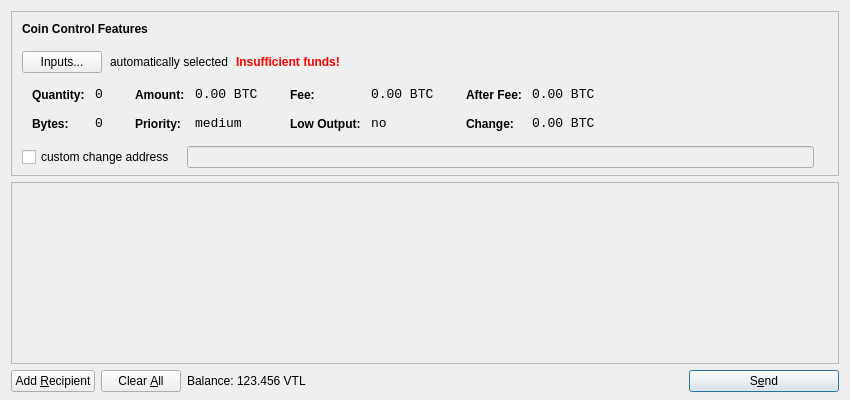
<?xml version="1.0" encoding="UTF-8"?>
<ui version="4.0">
 <class>SendCoinsDialog</class>
 <widget class="QDialog" name="SendCoinsDialog">
  <property name="geometry">
   <rect>
    <x>0</x>
    <y>0</y>
    <width>850</width>
    <height>400</height>
   </rect>
  </property>
  <property name="windowTitle">
   <string>Send Coins</string>
  </property>
  <layout class="QVBoxLayout" name="verticalLayout" stretch="0,1,0">
   <property name="bottomMargin">
    <number>8</number>
   </property>
   <item>
    <widget class="QFrame" name="frameCoinControl">
     <property name="sizePolicy">
      <sizepolicy hsizetype="Expanding" vsizetype="Expanding">
       <horstretch>0</horstretch>
       <verstretch>0</verstretch>
      </sizepolicy>
     </property>
     <property name="maximumSize">
      <size>
       <width>16777215</width>
       <height>16777215</height>
      </size>
     </property>
     <property name="frameShape">
      <enum>QFrame::StyledPanel</enum>
     </property>
     <property name="frameShadow">
      <enum>QFrame::Sunken</enum>
     </property>
     <layout class="QVBoxLayout" name="verticalLayoutCoinControl2">
      <property name="spacing">
       <number>-1</number>
      </property>
      <property name="leftMargin">
       <number>0</number>
      </property>
      <property name="topMargin">
       <number>0</number>
      </property>
      <property name="rightMargin">
       <number>0</number>
      </property>
      <property name="bottomMargin">
       <number>6</number>
      </property>
      <item>
       <layout class="QVBoxLayout" name="verticalLayoutCoinControl" stretch="0,0,0,0,1">
        <property name="spacing">
         <number>0</number>
        </property>
        <property name="leftMargin">
         <number>10</number>
        </property>
        <property name="topMargin">
         <number>10</number>
        </property>
        <item>
         <layout class="QHBoxLayout" name="horizontalLayoutCoinControl1">
          <property name="bottomMargin">
           <number>15</number>
          </property>
          <item>
           <widget class="QLabel" name="labelCoinControlFeatures">
            <property name="sizePolicy">
             <sizepolicy hsizetype="Preferred" vsizetype="Maximum">
              <horstretch>0</horstretch>
              <verstretch>0</verstretch>
             </sizepolicy>
            </property>
            <property name="font">
             <font>
              <weight>75</weight>
              <bold>true</bold>
             </font>
            </property>
            <property name="styleSheet">
             <string notr="true">font-weight:bold;</string>
            </property>
            <property name="text">
             <string>Coin Control Features</string>
            </property>
           </widget>
          </item>
         </layout>
        </item>
        <item>
         <layout class="QHBoxLayout" name="horizontalLayoutCoinControl2" stretch="0,0,0,0">
          <property name="spacing">
           <number>8</number>
          </property>
          <property name="bottomMargin">
           <number>10</number>
          </property>
          <item>
           <widget class="QPushButton" name="pushButtonCoinControl">
            <property name="styleSheet">
             <string notr="true"/>
            </property>
            <property name="text">
             <string>Inputs...</string>
            </property>
           </widget>
          </item>
          <item>
           <widget class="QLabel" name="labelCoinControlAutomaticallySelected">
            <property name="text">
             <string>automatically selected</string>
            </property>
            <property name="margin">
             <number>5</number>
            </property>
           </widget>
          </item>
          <item>
           <widget class="QLabel" name="labelCoinControlInsuffFunds">
            <property name="font">
             <font>
              <weight>75</weight>
              <bold>true</bold>
             </font>
            </property>
            <property name="styleSheet">
             <string notr="true">color:red;font-weight:bold;</string>
            </property>
            <property name="text">
             <string>Insufficient funds!</string>
            </property>
            <property name="margin">
             <number>5</number>
            </property>
           </widget>
          </item>
          <item>
           <spacer name="horizontalSpacerCoinControl">
            <property name="orientation">
             <enum>Qt::Horizontal</enum>
            </property>
            <property name="sizeHint" stdset="0">
             <size>
              <width>40</width>
              <height>1</height>
             </size>
            </property>
           </spacer>
          </item>
         </layout>
        </item>
        <item>
         <widget class="QWidget" name="widgetCoinControl" native="true">
          <property name="sizePolicy">
           <sizepolicy hsizetype="Preferred" vsizetype="Preferred">
            <horstretch>0</horstretch>
            <verstretch>0</verstretch>
           </sizepolicy>
          </property>
          <property name="minimumSize">
           <size>
            <width>0</width>
            <height>0</height>
           </size>
          </property>
          <property name="styleSheet">
           <string notr="true"/>
          </property>
          <layout class="QHBoxLayout" name="horizontalLayoutCoinControl5">
           <property name="margin">
            <number>0</number>
           </property>
           <item>
            <layout class="QHBoxLayout" name="horizontalLayoutCoinControl3" stretch="0,0,0,1">
             <property name="spacing">
              <number>20</number>
             </property>
             <property name="topMargin">
              <number>0</number>
             </property>
             <property name="bottomMargin">
              <number>10</number>
             </property>
             <item>
              <layout class="QFormLayout" name="formLayoutCoinControl1">
               <property name="horizontalSpacing">
                <number>10</number>
               </property>
               <property name="verticalSpacing">
                <number>14</number>
               </property>
               <property name="leftMargin">
                <number>10</number>
               </property>
               <property name="topMargin">
                <number>4</number>
               </property>
               <property name="rightMargin">
                <number>6</number>
               </property>
               <item row="0" column="0">
                <widget class="QLabel" name="labelCoinControlQuantityText">
                 <property name="styleSheet">
                  <string notr="true">font-weight:bold;</string>
                 </property>
                 <property name="text">
                  <string>Quantity:</string>
                 </property>
                 <property name="margin">
                  <number>0</number>
                 </property>
                </widget>
               </item>
               <item row="0" column="1">
                <widget class="QLabel" name="labelCoinControlQuantity">
                 <property name="font">
                  <font>
                   <family>Monospace</family>
                   <pointsize>10</pointsize>
                  </font>
                 </property>
                 <property name="cursor">
                  <cursorShape>IBeamCursor</cursorShape>
                 </property>
                 <property name="contextMenuPolicy">
                  <enum>Qt::ActionsContextMenu</enum>
                 </property>
                 <property name="text">
                  <string notr="true">0</string>
                 </property>
                 <property name="margin">
                  <number>0</number>
                 </property>
                 <property name="textInteractionFlags">
                  <set>Qt::LinksAccessibleByMouse|Qt::TextSelectableByKeyboard|Qt::TextSelectableByMouse</set>
                 </property>
                </widget>
               </item>
               <item row="1" column="0">
                <widget class="QLabel" name="labelCoinControlBytesText">
                 <property name="styleSheet">
                  <string notr="true">font-weight:bold;</string>
                 </property>
                 <property name="text">
                  <string>Bytes:</string>
                 </property>
                </widget>
               </item>
               <item row="1" column="1">
                <widget class="QLabel" name="labelCoinControlBytes">
                 <property name="font">
                  <font>
                   <family>Monospace</family>
                   <pointsize>10</pointsize>
                  </font>
                 </property>
                 <property name="cursor">
                  <cursorShape>IBeamCursor</cursorShape>
                 </property>
                 <property name="contextMenuPolicy">
                  <enum>Qt::ActionsContextMenu</enum>
                 </property>
                 <property name="text">
                  <string notr="true">0</string>
                 </property>
                 <property name="textInteractionFlags">
                  <set>Qt::LinksAccessibleByMouse|Qt::TextSelectableByKeyboard|Qt::TextSelectableByMouse</set>
                 </property>
                </widget>
               </item>
              </layout>
             </item>
             <item>
              <layout class="QFormLayout" name="formLayoutCoinControl2">
               <property name="horizontalSpacing">
                <number>10</number>
               </property>
               <property name="verticalSpacing">
                <number>14</number>
               </property>
               <property name="leftMargin">
                <number>6</number>
               </property>
               <property name="topMargin">
                <number>4</number>
               </property>
               <property name="rightMargin">
                <number>6</number>
               </property>
               <item row="0" column="0">
                <widget class="QLabel" name="labelCoinControlAmountText">
                 <property name="styleSheet">
                  <string notr="true">font-weight:bold;</string>
                 </property>
                 <property name="text">
                  <string>Amount:</string>
                 </property>
                 <property name="margin">
                  <number>0</number>
                 </property>
                </widget>
               </item>
               <item row="0" column="1">
                <widget class="QLabel" name="labelCoinControlAmount">
                 <property name="font">
                  <font>
                   <family>Monospace</family>
                   <pointsize>10</pointsize>
                  </font>
                 </property>
                 <property name="cursor">
                  <cursorShape>IBeamCursor</cursorShape>
                 </property>
                 <property name="contextMenuPolicy">
                  <enum>Qt::ActionsContextMenu</enum>
                 </property>
                 <property name="text">
                  <string notr="true">0.00 BTC</string>
                 </property>
                 <property name="textInteractionFlags">
                  <set>Qt::LinksAccessibleByMouse|Qt::TextSelectableByKeyboard|Qt::TextSelectableByMouse</set>
                 </property>
                </widget>
               </item>
               <item row="1" column="0">
                <widget class="QLabel" name="labelCoinControlPriorityText">
                 <property name="styleSheet">
                  <string notr="true">font-weight:bold;</string>
                 </property>
                 <property name="text">
                  <string>Priority:</string>
                 </property>
                </widget>
               </item>
               <item row="1" column="1">
                <widget class="QLabel" name="labelCoinControlPriority">
                 <property name="font">
                  <font>
                   <family>Monospace</family>
                   <pointsize>10</pointsize>
                  </font>
                 </property>
                 <property name="cursor">
                  <cursorShape>IBeamCursor</cursorShape>
                 </property>
                 <property name="contextMenuPolicy">
                  <enum>Qt::ActionsContextMenu</enum>
                 </property>
                 <property name="text">
                  <string>medium</string>
                 </property>
                 <property name="textInteractionFlags">
                  <set>Qt::LinksAccessibleByMouse|Qt::TextSelectableByKeyboard|Qt::TextSelectableByMouse</set>
                 </property>
                </widget>
               </item>
              </layout>
             </item>
             <item>
              <layout class="QFormLayout" name="formLayoutCoinControl3">
               <property name="horizontalSpacing">
                <number>10</number>
               </property>
               <property name="verticalSpacing">
                <number>14</number>
               </property>
               <property name="leftMargin">
                <number>6</number>
               </property>
               <property name="topMargin">
                <number>4</number>
               </property>
               <property name="rightMargin">
                <number>6</number>
               </property>
               <item row="0" column="0">
                <widget class="QLabel" name="labelCoinControlFeeText">
                 <property name="styleSheet">
                  <string notr="true">font-weight:bold;</string>
                 </property>
                 <property name="text">
                  <string>Fee:</string>
                 </property>
                 <property name="margin">
                  <number>0</number>
                 </property>
                </widget>
               </item>
               <item row="0" column="1">
                <widget class="QLabel" name="labelCoinControlFee">
                 <property name="font">
                  <font>
                   <family>Monospace</family>
                   <pointsize>10</pointsize>
                  </font>
                 </property>
                 <property name="cursor">
                  <cursorShape>IBeamCursor</cursorShape>
                 </property>
                 <property name="contextMenuPolicy">
                  <enum>Qt::ActionsContextMenu</enum>
                 </property>
                 <property name="text">
                  <string notr="true">0.00 BTC</string>
                 </property>
                 <property name="textInteractionFlags">
                  <set>Qt::LinksAccessibleByMouse|Qt::TextSelectableByKeyboard|Qt::TextSelectableByMouse</set>
                 </property>
                </widget>
               </item>
               <item row="1" column="0">
                <widget class="QLabel" name="labelCoinControlLowOutputText">
                 <property name="styleSheet">
                  <string notr="true">font-weight:bold;</string>
                 </property>
                 <property name="text">
                  <string>Low Output:</string>
                 </property>
                </widget>
               </item>
               <item row="1" column="1">
                <widget class="QLabel" name="labelCoinControlLowOutput">
                 <property name="font">
                  <font>
                   <family>Monospace</family>
                   <pointsize>10</pointsize>
                  </font>
                 </property>
                 <property name="cursor">
                  <cursorShape>IBeamCursor</cursorShape>
                 </property>
                 <property name="contextMenuPolicy">
                  <enum>Qt::ActionsContextMenu</enum>
                 </property>
                 <property name="text">
                  <string>no</string>
                 </property>
                 <property name="textInteractionFlags">
                  <set>Qt::LinksAccessibleByMouse|Qt::TextSelectableByKeyboard|Qt::TextSelectableByMouse</set>
                 </property>
                </widget>
               </item>
              </layout>
             </item>
             <item>
              <layout class="QFormLayout" name="formLayoutCoinControl4">
               <property name="horizontalSpacing">
                <number>10</number>
               </property>
               <property name="verticalSpacing">
                <number>14</number>
               </property>
               <property name="leftMargin">
                <number>6</number>
               </property>
               <property name="topMargin">
                <number>4</number>
               </property>
               <property name="rightMargin">
                <number>6</number>
               </property>
               <item row="0" column="0">
                <widget class="QLabel" name="labelCoinControlAfterFeeText">
                 <property name="styleSheet">
                  <string notr="true">font-weight:bold;</string>
                 </property>
                 <property name="text">
                  <string>After Fee:</string>
                 </property>
                 <property name="margin">
                  <number>0</number>
                 </property>
                </widget>
               </item>
               <item row="0" column="1">
                <widget class="QLabel" name="labelCoinControlAfterFee">
                 <property name="font">
                  <font>
                   <family>Monospace</family>
                   <pointsize>10</pointsize>
                  </font>
                 </property>
                 <property name="cursor">
                  <cursorShape>IBeamCursor</cursorShape>
                 </property>
                 <property name="contextMenuPolicy">
                  <enum>Qt::ActionsContextMenu</enum>
                 </property>
                 <property name="text">
                  <string notr="true">0.00 BTC</string>
                 </property>
                 <property name="textInteractionFlags">
                  <set>Qt::LinksAccessibleByMouse|Qt::TextSelectableByKeyboard|Qt::TextSelectableByMouse</set>
                 </property>
                </widget>
               </item>
               <item row="1" column="0">
                <widget class="QLabel" name="labelCoinControlChangeText">
                 <property name="styleSheet">
                  <string notr="true">font-weight:bold;</string>
                 </property>
                 <property name="text">
                  <string>Change:</string>
                 </property>
                </widget>
               </item>
               <item row="1" column="1">
                <widget class="QLabel" name="labelCoinControlChange">
                 <property name="font">
                  <font>
                   <family>Monospace</family>
                   <pointsize>10</pointsize>
                  </font>
                 </property>
                 <property name="cursor">
                  <cursorShape>IBeamCursor</cursorShape>
                 </property>
                 <property name="contextMenuPolicy">
                  <enum>Qt::ActionsContextMenu</enum>
                 </property>
                 <property name="text">
                  <string notr="true">0.00 BTC</string>
                 </property>
                 <property name="textInteractionFlags">
                  <set>Qt::LinksAccessibleByMouse|Qt::TextSelectableByKeyboard|Qt::TextSelectableByMouse</set>
                 </property>
                </widget>
               </item>
              </layout>
             </item>
            </layout>
           </item>
          </layout>
         </widget>
        </item>
        <item>
         <layout class="QHBoxLayout" name="horizontalLayoutCoinControl4" stretch="0,0,0">
          <property name="spacing">
           <number>12</number>
          </property>
          <property name="sizeConstraint">
           <enum>QLayout::SetDefaultConstraint</enum>
          </property>
          <property name="topMargin">
           <number>5</number>
          </property>
          <property name="rightMargin">
           <number>5</number>
          </property>
          <item>
           <widget class="QCheckBox" name="checkBoxCoinControlChange">
            <property name="text">
             <string>custom change address</string>
            </property>
           </widget>
          </item>
          <item>
           <widget class="QLineEdit" name="lineEditCoinControlChange">
            <property name="enabled">
             <bool>false</bool>
            </property>
            <property name="sizePolicy">
             <sizepolicy hsizetype="Expanding" vsizetype="Fixed">
              <horstretch>0</horstretch>
              <verstretch>0</verstretch>
             </sizepolicy>
            </property>
           </widget>
          </item>
          <item>
           <widget class="QLabel" name="labelCoinControlChangeLabel">
            <property name="sizePolicy">
             <sizepolicy hsizetype="Preferred" vsizetype="Expanding">
              <horstretch>0</horstretch>
              <verstretch>0</verstretch>
             </sizepolicy>
            </property>
            <property name="minimumSize">
             <size>
              <width>0</width>
              <height>0</height>
             </size>
            </property>
            <property name="text">
             <string/>
            </property>
            <property name="margin">
             <number>3</number>
            </property>
           </widget>
          </item>
         </layout>
        </item>
        <item>
         <spacer name="verticalSpacerCoinControl">
          <property name="orientation">
           <enum>Qt::Vertical</enum>
          </property>
          <property name="sizeHint" stdset="0">
           <size>
            <width>800</width>
            <height>1</height>
           </size>
          </property>
         </spacer>
        </item>
       </layout>
      </item>
     </layout>
    </widget>
   </item>
   <item>
    <widget class="QScrollArea" name="scrollArea">
     <property name="widgetResizable">
      <bool>true</bool>
     </property>
     <widget class="QWidget" name="scrollAreaWidgetContents">
      <property name="geometry">
       <rect>
        <x>0</x>
        <y>0</y>
        <width>830</width>
        <height>165</height>
       </rect>
      </property>
      <layout class="QVBoxLayout" name="verticalLayout_2">
       <property name="margin">
        <number>0</number>
       </property>
       <item>
        <layout class="QVBoxLayout" name="entries">
         <property name="spacing">
          <number>6</number>
         </property>
        </layout>
       </item>
       <item>
        <spacer name="verticalSpacer">
         <property name="orientation">
          <enum>Qt::Vertical</enum>
         </property>
         <property name="sizeHint" stdset="0">
          <size>
           <width>20</width>
           <height>40</height>
          </size>
         </property>
        </spacer>
       </item>
      </layout>
     </widget>
    </widget>
   </item>
   <item>
    <layout class="QHBoxLayout" name="horizontalLayout">
     <item>
      <widget class="QPushButton" name="addButton">
       <property name="toolTip">
        <string>Send to multiple recipients at once</string>
       </property>
       <property name="text">
        <string>Add &amp;Recipient</string>
       </property>
       <property name="icon">
        <iconset resource="../bitcoin.qrc">
         <normaloff>:/icons/add</normaloff>:/icons/add</iconset>
       </property>
       <property name="autoDefault">
        <bool>false</bool>
       </property>
      </widget>
     </item>
     <item>
      <widget class="QPushButton" name="clearButton">
       <property name="sizePolicy">
        <sizepolicy hsizetype="Minimum" vsizetype="Fixed">
         <horstretch>0</horstretch>
         <verstretch>0</verstretch>
        </sizepolicy>
       </property>
       <property name="toolTip">
        <string>Remove all transaction fields</string>
       </property>
       <property name="text">
        <string>Clear &amp;All</string>
       </property>
       <property name="icon">
        <iconset resource="../bitcoin.qrc">
         <normaloff>:/icons/remove</normaloff>:/icons/remove</iconset>
       </property>
       <property name="autoRepeatDelay">
        <number>300</number>
       </property>
       <property name="autoDefault">
        <bool>false</bool>
       </property>
      </widget>
     </item>
     <item>
      <layout class="QHBoxLayout" name="horizontalLayout_2">
       <property name="spacing">
        <number>3</number>
       </property>
       <item>
        <widget class="QLabel" name="label">
         <property name="text">
          <string>Balance:</string>
         </property>
        </widget>
       </item>
       <item>
        <widget class="QLabel" name="labelBalance">
         <property name="cursor">
          <cursorShape>IBeamCursor</cursorShape>
         </property>
         <property name="text">
          <string>123.456 VTL</string>
         </property>
         <property name="textInteractionFlags">
          <set>Qt::LinksAccessibleByMouse|Qt::TextSelectableByKeyboard|Qt::TextSelectableByMouse</set>
         </property>
        </widget>
       </item>
      </layout>
     </item>
     <item>
      <spacer name="horizontalSpacer">
       <property name="orientation">
        <enum>Qt::Horizontal</enum>
       </property>
       <property name="sizeHint" stdset="0">
        <size>
         <width>40</width>
         <height>20</height>
        </size>
       </property>
      </spacer>
     </item>
     <item>
      <widget class="QPushButton" name="sendButton">
       <property name="minimumSize">
        <size>
         <width>150</width>
         <height>0</height>
        </size>
       </property>
       <property name="toolTip">
        <string>Confirm the send action</string>
       </property>
       <property name="text">
        <string>S&amp;end</string>
       </property>
       <property name="icon">
        <iconset resource="../bitcoin.qrc">
         <normaloff>:/icons/send</normaloff>:/icons/send</iconset>
       </property>
       <property name="default">
        <bool>true</bool>
       </property>
      </widget>
     </item>
    </layout>
   </item>
  </layout>
 </widget>
 <resources>
  <include location="../bitcoin.qrc"/>
 </resources>
 <connections/>
</ui>
